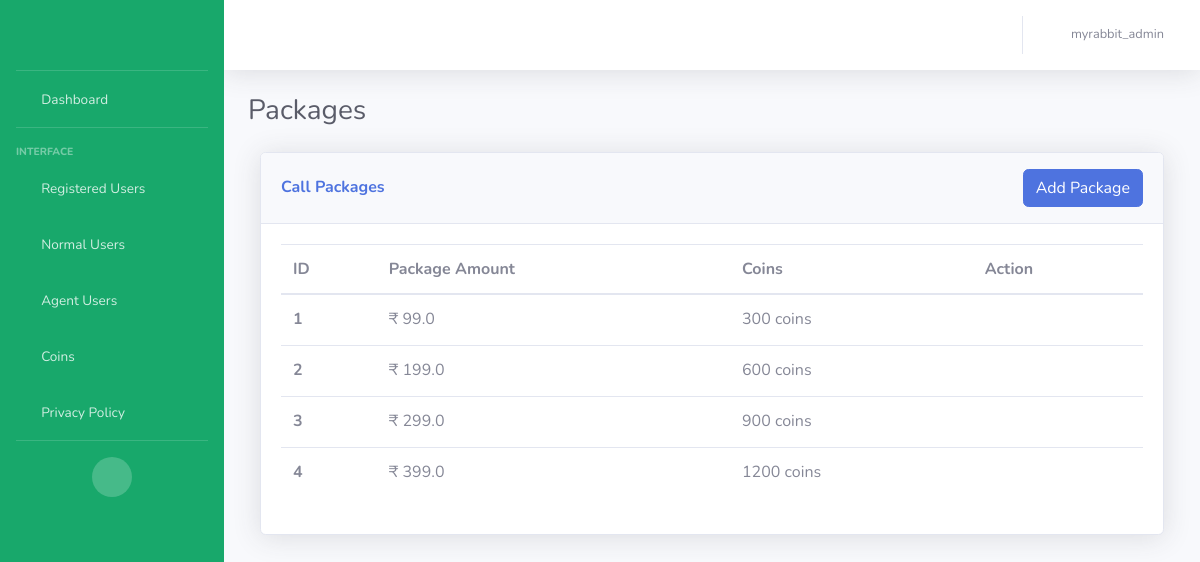
/coin_package (signed in), run on an earlier commit of the app's database.
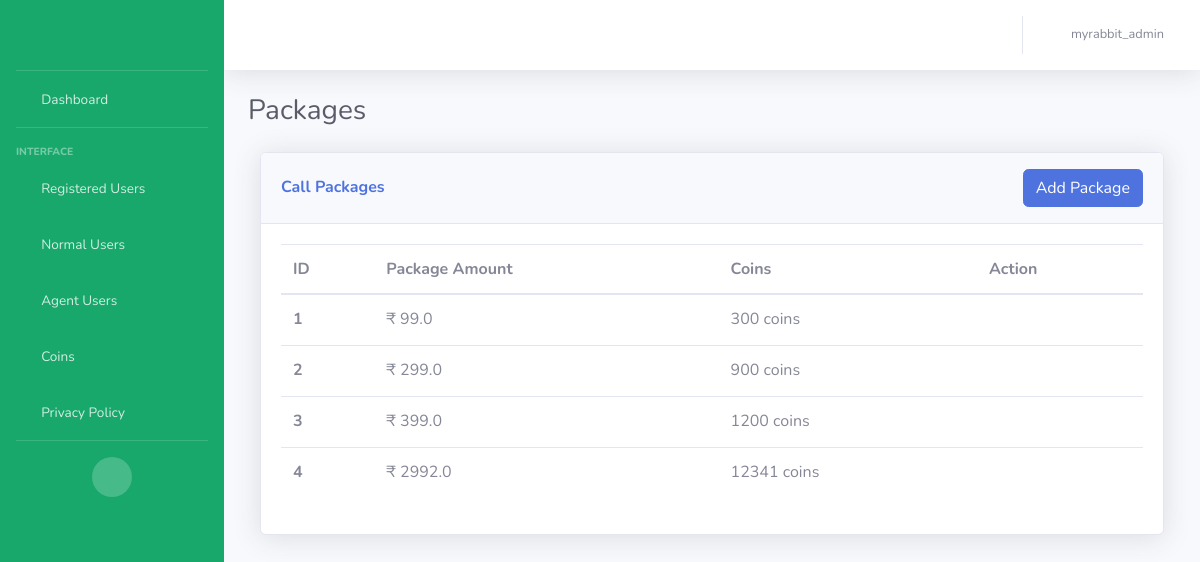
And on a later commit of the database.
### my_rabit_app/models.py (models this page shows)
class CallPackageModel(models.Model):
    coin_id = models.AutoField(primary_key=True)
    package_price = models.FloatField()
    total_coins = models.IntegerField()

### my_rabit_app/views.py (the view)
# urls.py: path('coin_package', views.coin_package, name='coin_package'),  # Page for viewing all coin packages
def coin_package(request):
    username = request.session.get('user', None)
    if username is None:
        return redirect('/login')
    coins = CallPackageModel.objects.all()
    return render(request, 'coin_package.html', {'coins': coins, 'username': username})

### templates/coin_package.html (shortened to what this page needs)
{% extends 'base.html' %}
{% block content %}
    <div class="container-fluid">
        <div class="d-sm-flex align-items-center justify-content-between mb-4">
            <h1 class="h3 mb-0 text-gray-800">Packages</h1>
        </div>
        <div>
            <div class="col">
                <div class="card shadow mb-4">
                    <div
                        class="card-header py-3 d-flex flex-row align-items-center justify-content-between">
                        <h6 class="m-0 font-weight-bold text-primary">Call Packages</h6>
                        <a href="{% url 'add_package' %}" class="btn btn-primary">Add Package</a>
                    </div>
                    <div class="card-body">
                        <div class="table-responsive">
                            <table class="table table-hover all-users">
                              <thead>
                                <tr>
                                  <th scope="col">ID</th>
                                  <th scope="col">Package Amount</th>
                                  <th scope="col">Coins</th>
                                  <th scope="col">Action</th>
                                </tr>
                              </thead>
                              <tbody>
                              {% for coin in coins %}
                                <tr>
                                  <th scope="row">{{ forloop.counter }}</th>
                                  <td>₹ {{coin.package_price}}</td>
                                  <td>{{coin.total_coins}} coins</td>
                                  <td>
                                    <form method="POST" action="{% url 'delete_coin_package' coin.coin_id %}" style="display: inline;">
                                        <button type="submit" style="background: none; border: none; cursor: pointer;">
                                            <i class="fas fa-trash" style="color: grey;"></i>
                                        </button>
                                    </form>
                                </td>
                                </tr>
                              {% endfor %}
                              </tbody>
                            </table>
                        </div>
                    </div>
                </div>
            </div>
        </div>
    </div>
{% endblock %}

What changed in the data, as far as the page shows it:
removed CallPackageModel: package_price "199.0", total_coins "600"
added CallPackageModel: package_price "2992.0", total_coins "12341"
